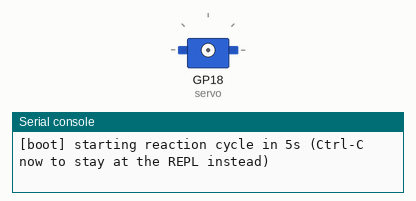
A program run on a simulated Raspberry Pi Pico running MicroPython. Parts: servo, the last lines printed to the serial console. Random numbers come from a fixed seed; the interpreter's speed is modelled, so counts of loop turns are approximate; servo angles are drawn from the pulse width (0.5 ms = 0°, 2.5 ms = 180°).

Above: at 0.1 s.
At 15.7 s:
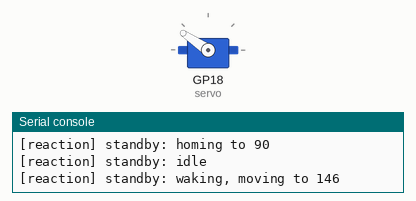
At 25.1 s:
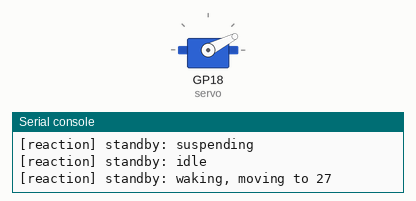
At 35.7 s:
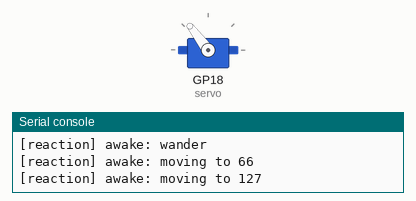
Timing chart, 0 to 40.0 s (numbered marks = the images above):
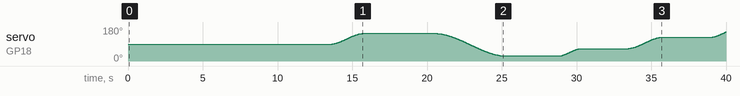

The program:

test-boot.py
```python
# DroidRefit servo reactions bench test -- cycles through named "reactions"
# (the same names as the CyberBrick's SERVO_REACTIONS in this project's
# main.py / PROJECT_NOTES.md), rewritten one at a time to use the smooth
# goto() ramp instead of the old raw duty_u16 stepping. No WiFi/MQTT here on
# purpose -- isolating just the servo, same as the plain sweep test this
# replaces. No LEDs wired to this board yet either, so standby/awake below
# are the servo-only skeleton of their original LED-synced behavior.
import time
import urandom
from machine import Pin, PWM

print("[boot] starting reaction cycle in 5s (Ctrl-C now to stay at the REPL instead)")
try:
    time.sleep(5)
except KeyboardInterrupt:
    print("[boot] startup interrupted -- reaction cycle NOT started")
else:
    SERVO_PIN = 18   # per droidrefit.md's pinout plan
    FREQ = 50        # standard hobby-servo PWM rate

    # Standard hobby-servo pulse-width convention: ~500us (0 deg) to
    # ~2500us (180 deg) over a 20ms period at 50Hz -- a starting point, not
    # a verified calibration. Treat what you actually observe as ground
    # truth, not this formula.
    MIN_US = 500
    MAX_US = 2500
    PERIOD_US = 1_000_000 // FREQ

    def angle_to_duty_u16(angle):
        pulse_us = MIN_US + (angle / 180) * (MAX_US - MIN_US)
        return int(pulse_us / PERIOD_US * 65535)

    # Initialize directly at 90 -- a definition, not a guess: it's the first
    # thing we ever command, so our tracked `angle` and the real PWM output
    # are in sync from this line on, no persistence/homing dance needed.
    angle = 90
    servo = PWM(Pin(SERVO_PIN), freq=FREQ, duty_u16=angle_to_duty_u16(angle))
    print("[servo] initialized at 90 on GPIO%d" % SERVO_PIN)

    # Servo is now actively holding 90 (electrical center) -- pause here so
    # the dome head can be attached/adjusted on the gear while it's at a
    # known reference position, before anything starts moving.
    print("[servo] >>> CENTER THE HEAD NOW -- servo is holding 90 degrees <<<")
    print("[boot] pausing 5s for head centering before reactions start...")
    time.sleep(5)

    # A servo only samples its commanded position once per PWM period (20ms
    # at 50Hz) -- the finest tick spacing that means anything physically.
    TICK_MS = 20

    def goto(target_angle, current_angle, duration_ms, ease=True):
        # Specify a TIME instead of a step size. `ease=True` applies a
        # smoothstep curve (accelerate into the move, decelerate out of it)
        # instead of constant-speed linear stepping.
        steps = max(1, duration_ms // TICK_MS)
        delta = target_angle - current_angle
        for i in range(1, steps + 1):
            t = i / steps
            if ease:
                t = t * t * (3 - 2 * t)  # smoothstep
            servo.duty_u16(angle_to_duty_u16(current_angle + delta * t))
            time.sleep_ms(TICK_MS)
        servo.duty_u16(angle_to_duty_u16(target_angle))
        return target_angle

    def rand_between(lo, hi):
        return lo + (urandom.getrandbits(8) % (hi - lo + 1))

    def ticks_left(end):
        return time.ticks_diff(end, time.ticks_ms()) > 0

    # ---- Reactions ----
    # One function per named reaction (matching SERVO_REACTIONS' names),
    # rewritten one at a time. Each takes the current angle and how long to
    # run for, returns the final angle so the next reaction in the cycle
    # picks up smoothly from there.

    SWEEP_MIN = 1
    SWEEP_MAX = 179

    def sweep_reaction(name, angle, tick_ms, duration_s):
        # Shared by excited/surveillance/alert below -- same pattern, just
        # a different overall speed, expressed as a goto() duration derived
        # from the original raw tick_ms-per-degree rate.
        leg_ms = (SWEEP_MAX - SWEEP_MIN) * tick_ms
        print("[reaction] %s: full-range sweep (%dms/leg)" % (name, leg_ms))
        end = time.ticks_add(time.ticks_ms(), duration_s * 1000)
        while ticks_left(end):
            angle = goto(SWEEP_MAX, angle, leg_ms)
            angle = goto(SWEEP_MIN, angle, leg_ms)
        return angle

    def excited(angle, duration_s=6):
        # Original: raw 1-degree steps every 15ms.
        return sweep_reaction("excited", angle, 15, duration_s)

    def surveillance(angle, duration_s=6):
        # Original: raw 1-degree steps every 30ms (slower than excited).
        return sweep_reaction("surveillance", angle, 30, duration_s)

    def alert(angle, duration_s=6):
        # Original: raw 1-degree steps every 10ms (fastest of the sweeps).
        return sweep_reaction("alert", angle, 10, duration_s)

    def center_reaction(name, angle, duration_s):
        print("[reaction] %s: center and hold" % name)
        angle = goto(90, angle, 800)
        time.sleep(duration_s)
        return angle

    def sleep(angle, duration_s=3):
        return center_reaction("sleep", angle, duration_s)

    def hologram(angle, duration_s=3):
        return center_reaction("hologram", angle, duration_s)

    def system_crash(angle, duration_s=6):
        # Original: INSTANT snap to 145 (deliberately jarring -- "should
        # look like something broke"), then continuous small random
        # tremors (+/-6 deg) every 40ms. Per your note that the snap felt
        # too abrupt: the entry is now eased via goto() instead of an
        # instant jump. The trembling itself keeps similar character (still
        # quick/small) since that's presumably the intended "crash" look --
        # easy to gentle further from here: shrink JITTER_RANGE, or
        # lengthen the 80ms per-tremor duration below.
        BASE_ANGLE = 145
        JITTER_RANGE = 6
        print("[reaction] system_crash: easing into %d, then trembling" % BASE_ANGLE)
        angle = goto(BASE_ANGLE, angle, 600)  # was an instant jump -- now eased
        end = time.ticks_add(time.ticks_ms(), duration_s * 1000)
        while ticks_left(end):
            target = BASE_ANGLE + rand_between(-JITTER_RANGE, JITTER_RANGE)
            angle = goto(target, angle, 80)
        return angle

    def wander_reaction(name, angle, pause_min_ms, pause_max_ms, duration_s):
        # Original: slow deliberate glide to a random point (>=30 deg away
        # from current), then a real pause -- production pause is minutes
        # long (see callers below), scaled way down here just so the bench
        # cycle doesn't sit idle that whole time.
        MIN_TRAVEL = 30
        print("[reaction] %s: wander" % name)
        end = time.ticks_add(time.ticks_ms(), duration_s * 1000)
        while ticks_left(end):
            target = rand_between(SWEEP_MIN, SWEEP_MAX)
            attempts = 0
            while abs(target - angle) < MIN_TRAVEL and attempts < 10:
                target = rand_between(SWEEP_MIN, SWEEP_MAX)
                attempts += 1
            travel_ms = max(abs(target - angle) * 40, 300)  # ~1deg/40ms pace, same as original
            print("[reaction] %s: moving to %d" % (name, target))
            angle = goto(target, angle, travel_ms)
            time.sleep_ms(rand_between(pause_min_ms, pause_max_ms))
        return angle

    def awake(angle, duration_s=15):
        # Production pause: 120000-300000ms (2-5 min). Scaled to 3-6s here.
        return wander_reaction("awake", angle, 3000, 6000, duration_s)

    def standby(angle, duration_s=15):
        # Original standby_cycle: home to 90, idle for a long random
        # interval (production: 180000-300000ms), glide to a random point
        # (>=30 deg away), hold 5000ms, "suspend" (LEDs dim -- no LEDs on
        # this bench board, skipped) for 4000ms, back to idle, repeat.
        # Idle/hold/suspend all scaled down here for the bench cycle.
        IDLE_MIN_MS, IDLE_MAX_MS = 2000, 4000    # production: 180000-300000
        ACTIVE_HOLD_MS = 1500                     # production: 5000
        SUSPEND_MS = 1000                         # production: 4000
        MIN_TRAVEL = 30
        print("[reaction] standby: homing to 90")
        angle = goto(90, angle, 1500)
        end = time.ticks_add(time.ticks_ms(), duration_s * 1000)
        while ticks_left(end):
            print("[reaction] standby: idle")
            time.sleep_ms(rand_between(IDLE_MIN_MS, IDLE_MAX_MS))
            target = rand_between(SWEEP_MIN, SWEEP_MAX)
            attempts = 0
            while abs(target - angle) < MIN_TRAVEL and attempts < 10:
                target = rand_between(SWEEP_MIN, SWEEP_MAX)
                attempts += 1
            print("[reaction] standby: waking, moving to", target)
            angle = goto(target, angle, max(abs(target - angle) * 40, 300))
            time.sleep_ms(ACTIVE_HOLD_MS)
            print("[reaction] standby: suspending")
            time.sleep_ms(SUSPEND_MS)
        return angle

    # Registered (name, function) pairs, in the same order as the table in
    # PROJECT_NOTES.md.
    REACTIONS = [
        ("standby", standby),
        ("awake", awake),
        ("excited", excited),
        ("surveillance", surveillance),
        ("alert", alert),
        ("sleep", sleep),
        ("system_crash", system_crash),
        ("hologram", hologram),
    ]

    print("[boot] reaction harness ready -- %d reaction(s) registered" % len(REACTIONS))

    while True:
        for name, fn in REACTIONS:
            print("\n=== running reaction: %s ===" % name)
            angle = fn(angle)
            print("=== finished reaction: %s (angle=%d) ===" % (name, angle))
            time.sleep(1)
```
